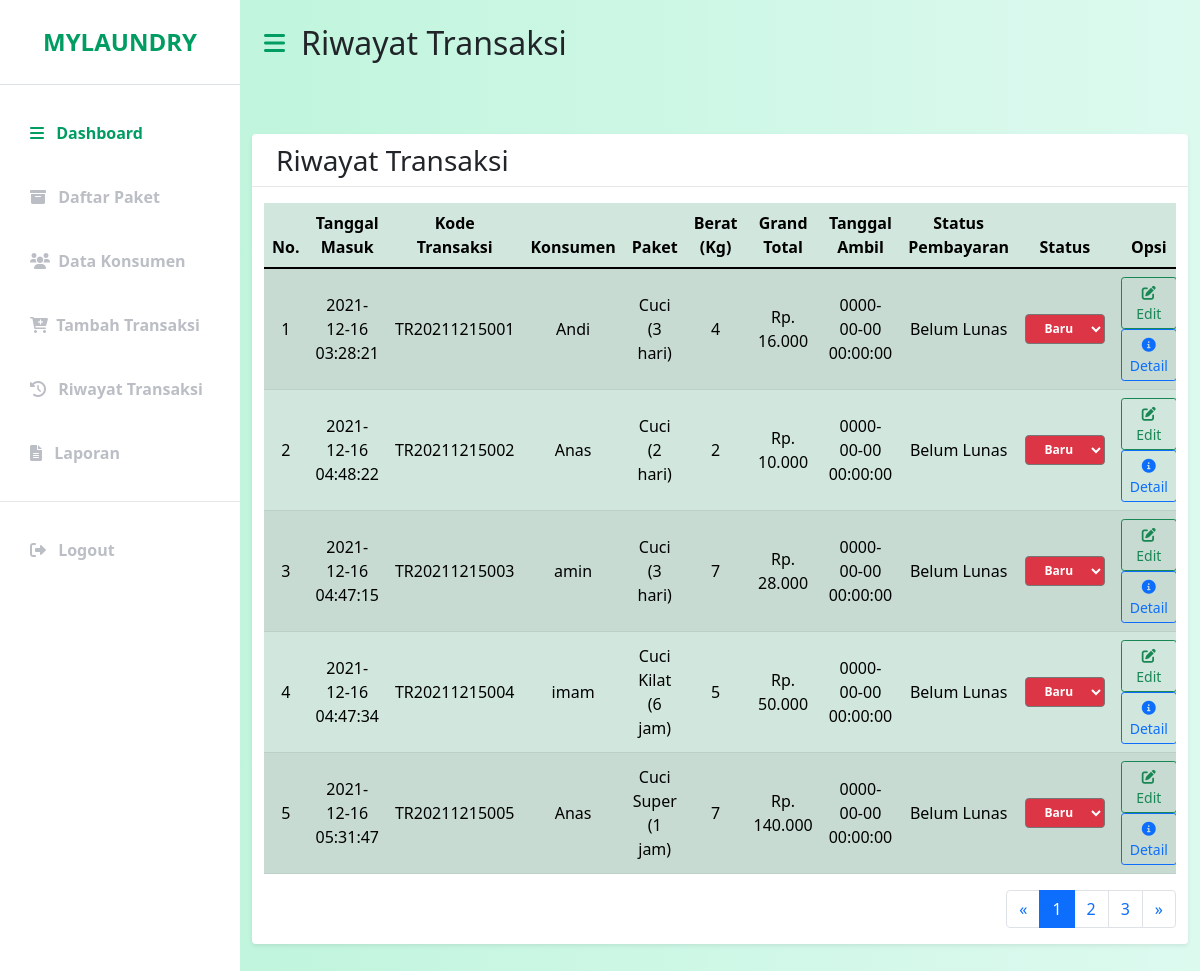
The app's page /index.php/transaksi/riwayat, older data.
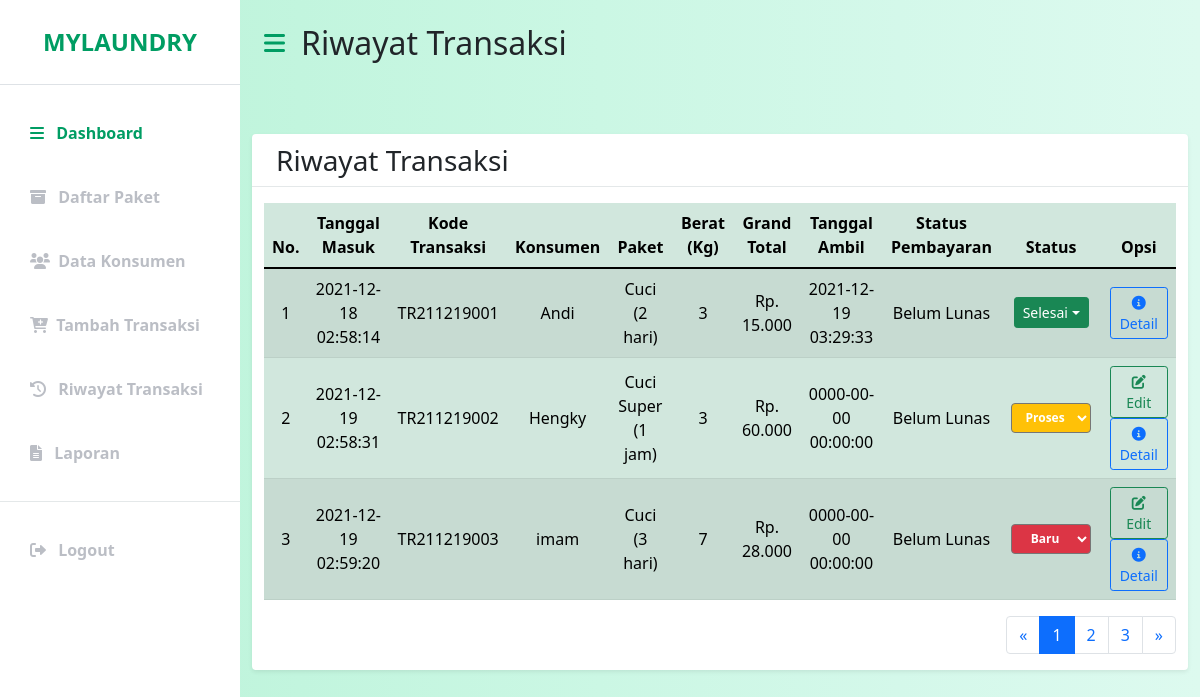
The same page, newer data.
### tables this page shows
CREATE TABLE `transaksi` (
  `kode_transaksi` varchar(20) NOT NULL,
  `kode_konsumen` varchar(12) NOT NULL,
  `kode_paket` varchar(12) NOT NULL,
  `tgl_masuk` datetime NOT NULL,
  `tgl_ambil` datetime NOT NULL,
  `berat` int(10) NOT NULL,
  `grand_total` int(12) NOT NULL,
  `bayar` varchar(20) NOT NULL,
  `status` varchar(20) NOT NULL
);

CREATE TABLE `konsumen` (
  `kode_konsumen` varchar(12) NOT NULL,
  `nama_konsumen` varchar(50) NOT NULL,
  `alamat_konsumen` text NOT NULL,
  `no_telp` varchar(14) NOT NULL
);

CREATE TABLE `paket` (
  `kode_paket` varchar(20) NOT NULL,
  `nama_paket` varchar(50) NOT NULL,
  `harga_paket` varchar(20) NOT NULL
);

### application/controllers/Transaksi.php (called while the page is built, shortened)
<?php
class Transaksi extends CI_Controller
{
    public function __construct()
    {
        $this->load->model('m_transaksi');
    }
    public function riwayat()
    {
        $isi['content'] = 'backend/transaksi/riwayat_transaksi';
        $isi['judul'] = 'Riwayat Transaksi';
        $isi['data'] = $this->m_transaksi->getAllRiwayat();
        $this->load->view('backend/dashboard', $isi);
    }
}

### index.php (called while the page is built, shortened)
<?php
require_once BASEPATH.'core/CodeIgniter.php';

### application/models/m_transaksi.php (called while the page is built, shortened)
<?php
class M_transaksi extends CI_Model
{
    public function getAllRiwayat()
    {
        $this->db->select('*');
        $this->db->from('transaksi');
        $this->db->join('konsumen', 'transaksi.kode_konsumen = konsumen.kode_konsumen', 'left');
        $this->db->join('paket', 'transaksi.kode_paket = paket.kode_paket', 'left');
        return $this->db->get()->result();
    }
}

### application/views/backend/transaksi/riwayat_transaksi.php (the view, shortened to what this page needs)
<div class="container-fluid px-4">
    <div class="table-head row my-5 bg-white shadow-sm d-flex justify-content-around align-items-center rounded">
        <div class="row">
            <div class="col-md-12">
                <h3 class="left"><?= $judul; ?></h3>
            </div>
        </div>
        <hr>
        <div class="col-lg-12 table-body">
            <div class="table-responsive">
                <table class="table table-success table-striped">
                    <thead>
                        <tr>
                            <th>No.</th>
                            <th>Tanggal Masuk</th>
                            <th>Kode Transaksi</th>
                            <th>Konsumen</th>
                            <th>Paket</th>
                            <th>Berat (Kg)</th>
                            <th>Grand Total</th>
                            <th>Tanggal Ambil</th>
                            <th>Status Pembayaran</th>
                            <th>Status</th>
                            <th>Opsi</th>
                        </tr>
                    </thead>
                    <tbody>
                        <?php
                        $no = 1;
                        foreach ($data as $row) { ?>
                            <tr>
                                <td><?= $no++; ?></td>
                                <td><?= $row->tgl_masuk; ?></td>
                                <td><?= $row->kode_transaksi; ?></td>
                                <td><?= $row->nama_konsumen; ?></td>
                                <td><?= $row->nama_paket; ?></td>
                                <td><?= $row->berat; ?></td>
                                <td><?= "Rp. " . number_format($row->grand_total, 0, '.', '.'); ?></td>
                                <td><?= $row->tgl_ambil; ?></td>
                                <td><?= $row->bayar; ?></td>
                                <td>
                                    <?php
                                    if ($row->status == "Baru") { ?>
                                        <select name="status" class="badge bg-danger status">
                                            <option value="<?= $row->kode_transaksi ?>Baru" selected>Baru</option>
                                        </select>
                                    <?php } else if ($row->status == "Proses") { ?>
                                        <select name="status" class="badge bg-warning status">
                                            <option value="<?= $row->kode_transaksi ?>Proses" selected>Proses</option>
                                        </select>
                                    <?php } else { ?>
                                        <button class="btn btn-success btn-sm dropdown-toggle">Selesai</button>
                                    <?php } ?>
                                </td>
                                <?php
                                if ($row->status == "Selesai") { ?>
                                    <td>
                                        <a href="<?= base_url() ?>transaksi/detail/<?= $row->kode_transaksi; ?>" class="btn btn-outline-primary btn-sm"><i class="fas fa-info-circle"></i> Detail</a>
                                    </td>
                                <?php } else { ?>
                                    <td>
                                        <a href="<?= base_url() ?>transaksi/edit_transaksi/<?= $row->kode_transaksi; ?>" class="btn btn-outline-success btn-sm"><i class="fas fa-edit"></i> Edit</a>
                                        <a href="<?= base_url() ?>transaksi/detail/<?= $row->kode_transaksi; ?>" class="btn btn-outline-primary btn-sm"><i class="fas fa-info-circle"></i> Detail</a>
                                    </td>
                                <?php } ?>
                            </tr>
                        <?php } ?>
                    </tbody>
                </table>
                <nav aria-label="pagination" class="pagination">
                    <ul class="pagination">
                        <li class="page-item">
                            <a class="page-link" href="#" aria-label="Previous">
                                <span aria-hidden="true">&laquo;</span>
                            </a>
                        </li>
                        <li class="page-item active" aria-current="page"><a class="page-link" href="#">1</a></li>
                        <li class="page-item"><a class="page-link" href="#">2</a></li>
                        <li class="page-item"><a class="page-link" href="#">3</a></li>
                        <li class="page-item">
                            <a class="page-link" href="#" aria-label="Next">
                                <span aria-hidden="true">&raquo;</span>
                            </a>
                        </li>
                    </ul>
                </nav>
            </div>
        </div>
    </div>

### application/views/backend/menu.php (shortened to what this page needs)
<!DOCTYPE html>
<html>
<head>
    <link href="https://cdn.jsdelivr.net/npm/bootstrap@5.1.3/dist/css/bootstrap.min.css" rel="stylesheet">
    <link rel="stylesheet" href="https://cdnjs.cloudflare.com/ajax/libs/font-awesome/6.0.0-beta2/css/all.min.css" />
    <link rel="stylesheet" type="text/css" href="<?= base_url() ?>assets/css/style.css">
</head>
<body>
    <div class="d-flex" id="wrapper">
        <div class="bg-white" id="sidebar-wrapper">
            <div class="sidebar-heading text-center py-4 primary-text fs-4 fw-bold text-uppercase border-bottom">
                MyLaundry
            </div>
            <div class="list-group list-group-flush my-3">
                <a href="<?= base_url() ?>dashboard" class="list-group-item list-group-item-action bg-transparent second-text active">
                    <i class="fas fa-bars me-2"></i> Dashboard
                </a>
                <a href="<?= base_url() ?>paket" class="list-group-item list-group-item-action bg-transparent second-text fw-bold">
                    <i class="fas fa-archive me-2"></i> Daftar Paket
                </a>
                <a href="<?= base_url() ?>konsumen" class="list-group-item list-group-item-action bg-transparent second-text fw-bold">
                    <i class="fas fa-users me-1"></i> Data Konsumen
                </a>
                <a href="<?= base_url() ?>transaksi/tambah" class="list-group-item list-group-item-action bg-transparent second-text fw-bold">
                    <i class="fas fa-cart-plus me-1"></i> Tambah Transaksi
                </a>
                <a href="<?= base_url() ?>transaksi/riwayat" class="list-group-item list-group-item-action bg-transparent second-text fw-bold">
                    <i class="fas fa-history me-2"></i> Riwayat Transaksi
                </a>
                <a href="<?= base_url() ?>laporan" class="list-group-item list-group-item-action bg-transparent second-text fw-bold">
                    <i class="fas fa-file-alt me-2"></i> Laporan
                </a>
                <hr>
                <a href="<?= base_url() ?>login/logout" class="list-group-item list-group-item-action bg-transparent second-text fw-bold">
                    <i class="fas fa-sign-out-alt me-2"></i> Logout
                </a>
            </div>
        </div>

### application/views/backend/dashboard.php (shortened to what this page needs)
<?php $this->load->view('backend/menu') ?>
<div id="page-content-wrapper">
    <nav class="navbar navbar-expand-lg navbar-light bg-transparent py-4 px-4">
        <div class="d-flex align-items-center">
            <i class="fas fa-bars primary-text fs-4 me-3" id="menu-toggle"></i>
            <h2 class="fs-2 m-0"><?= $judul; ?></h2>
        </div>
    </nav>
    <?php $this->load->view($content) ?>
</div>
<?php $this->load->view('backend/footer') ?>

### application/views/backend/footer.php (shortened to what this page needs)
</div>
</body>
</html>

### assets/css/style.css (style rules this page uses)
:root { --main-bg-color: #009d63; --main-text-color: #009d63; --second-text-color: #bbbec5; --second-bg-color: #c1efde; }
.primary-text { color: var(--main-text-color); }
.second-text { color: var(--second-text-color); }
#wrapper { overflow-x: hidden; background-image: linear-gradient( to right, #baf3d7, #c2f5de, #cbf7e4, #d4f8ea, #ddfaef ); }
hr { background-color: #95a5a6; }
button { margin: 5px; }
a { list-style: none; }
#sidebar-wrapper { min-height: 100vh; margin-left: -15rem; -webkit-transition: margin 0.25s ease-out; -moz-transition: margin 0.25s ease-out; -o-transition: margin 0.25s ease-out; transition: margin 0.25s ease-out; }
#sidebar-wrapper .sidebar-heading { padding: 0.875rem 1.25rem; font-size: 1.2rem; }
#sidebar-wrapper .list-group { width: 15rem; }
#page-content-wrapper { min-width: 100vw; }
#menu-toggle { cursor: pointer; }
.list-group-item { border: none; padding: 20px 30px; }
.list-group-item.active { background-color: transparent; color: var(--main-text-color); font-weight: bold; border: none; }
.table-head .row { margin-top: 10px; }
.table-head .left { float: left; }
.table > tbody > tr > * { vertical-align: middle; }
.col-lg-12 { text-align: center; }
.table-responsive .pagination { float: right; }
@media (min-width: 768px) { #sidebar-wrapper { margin-left: 0; } }
@media (min-width: 768px) { #page-content-wrapper { min-width: 0; width: 100%; } }

Row changes from the older to the newer data that the page shows:
removed transaksi: tgl_masuk "2021-12-16 03:28:21", kode_transaksi "TR20211215001", kode_konsumen.nama_konsumen "Andi", kode_paket.nama_paket "Cuci (3 hari)", berat "4", grand_total "16.000", tgl_ambil "0000-00-00 00:00:00", bayar "Belum Lunas"
removed transaksi: tgl_masuk "2021-12-16 04:48:22", kode_transaksi "TR20211215002", kode_konsumen.nama_konsumen "Anas", kode_paket.nama_paket "Cuci (2 hari)", berat "2", grand_total "10.000", tgl_ambil "0000-00-00 00:00:00", bayar "Belum Lunas"
removed transaksi: tgl_masuk "2021-12-16 04:47:15", kode_transaksi "TR20211215003", kode_konsumen.nama_konsumen "amin", kode_paket.nama_paket "Cuci (3 hari)", berat "7", grand_total "28.000", tgl_ambil "0000-00-00 00:00:00", bayar "Belum Lunas"
removed transaksi: tgl_masuk "2021-12-16 04:47:34", kode_transaksi "TR20211215004", kode_konsumen.nama_konsumen "imam", kode_paket.nama_paket "Cuci Kilat (6 jam)", berat "5", grand_total "50.000", tgl_ambil "0000-00-00 00:00:00", bayar "Belum Lunas"
removed transaksi: tgl_masuk "2021-12-16 05:31:47", kode_transaksi "TR20211215005", kode_konsumen.nama_konsumen "Anas", kode_paket.nama_paket "Cuci Super (1 jam)", berat "7", grand_total "140.000", tgl_ambil "0000-00-00 00:00:00", bayar "Belum Lunas"
added transaksi: tgl_masuk "2021-12-18 02:58:14", kode_transaksi "TR211219001", kode_konsumen.nama_konsumen "Andi", kode_paket.nama_paket "Cuci (2 hari)", berat "3", grand_total "15.000", tgl_ambil "2021-12-19 03:29:33", bayar "Belum Lunas", status "Selesai"
added transaksi: tgl_masuk "2021-12-19 02:58:31", kode_transaksi "TR211219002", kode_konsumen.nama_konsumen "Hengky", kode_paket.nama_paket "Cuci Super (1 jam)", berat "3", grand_total "60.000", tgl_ambil "0000-00-00 00:00:00", bayar "Belum Lunas"
added transaksi: tgl_masuk "2021-12-19 02:59:20", kode_transaksi "TR211219003", kode_konsumen.nama_konsumen "imam", kode_paket.nama_paket "Cuci (3 hari)", berat "7", grand_total "28.000", tgl_ambil "0000-00-00 00:00:00", bayar "Belum Lunas"
